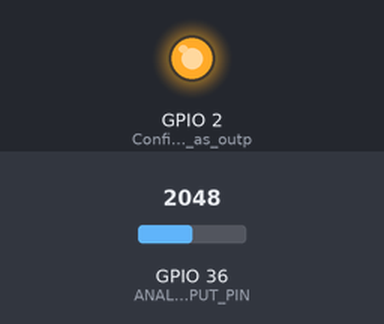
The program below on a simulated ESP32. Parts: output pins drawn as LEDs (lit = HIGH). The inputs (shaded band) are chosen by the test bench; at power-on: GPIO 36 (ANALOG_INPUT_PIN) = 2048. What the program prints to the serial monitor is not drawn.

Above: at 0.1 s.
Timing chart, 0 to 1.6 s (numbered marks = the images above):
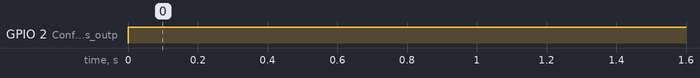

The program:

main.cpp
```cpp
#include <Arduino.h>
#if CONFIG_FREERTOS_UNICORE
#define TASK_RUNNING_CORE 0
#else
#define TASK_RUNNING_CORE 1
#endif

#define ANALOG_INPUT_PIN A0

#ifndef LED_BUILTIN
#define LED_BUILTIN 13  // Specify the pin for the LED
#endif

// Define two tasks for Blink & AnalogRead.
void TaskBlink(void *pvParameters);
void TaskAnalogRead(void *pvParameters);
TaskHandle_t analog_read_task_handle;  // Optional: Task handle to manipulate a task from elsewhere.

// The setup function runs once when you press reset or power on the board.
void setup() {
    // Initialize serial communication at 115200 bits per second:
    Serial.begin(115200);

    // Set up two tasks to run independently.
    uint32_t blink_delay = 1000;  // Delay for LED blinking (1 second)
    xTaskCreate(
        TaskBlink, "Task Blink",  // Task name for debugging
        2048,  // Stack size in bytes
        (void *)&blink_delay,  // Pass delay as parameter
        1,  // Priority
        NULL  // No task handle needed
    );

    // Create another task for analog reading
    xTaskCreatePinnedToCore(
        TaskAnalogRead, "Analog Read",  // Task name
        2048,  // Stack size
        NULL,  // No parameters to pass
        5,  // Higher priority for Analog Read
        &analog_read_task_handle,  // Store handle for later manipulation
        0  // Run on core 0
    );

    Serial.println("Basic Multi-Threading Example");
}

void loop() {
    if (analog_read_task_handle != NULL) {
        delay(5000);  // Let the task run for a while
        vTaskDelete(analog_read_task_handle);  // Delete the analog read task
        Serial.println("TaskAnalogRead Deleted");
        analog_read_task_handle = NULL;  // Prevent deletion of a non-existing task
    }
}

/*--------------------------------------------------*/
/*---------------------- Tasks ---------------------*/
/*--------------------------------------------------*/

// Task 1: Blink LED
void TaskBlink(void *pvParameters) {
    uint32_t blink_delay = *((uint32_t *)pvParameters);  // Get the delay from setup()
    pinMode(LED_BUILTIN, OUTPUT);  // Configure LED pin as output

    Serial.println("TaskBlink created");
    Serial.print("TaskBlink running on Core ");
    Serial.println(xPortGetCoreID());

    for (;;) {
        digitalWrite(LED_BUILTIN, HIGH);  // Turn LED on
        delay(blink_delay);
        digitalWrite(LED_BUILTIN, LOW);  // Turn LED off
        delay(blink_delay);
    }
}

// Task 2: Read Analog Input
void TaskAnalogRead(void *pvParameters) {
    (void)pvParameters;  // Unused parameter
    Serial.println("TaskAnalogRead created");

    if (digitalPinToAnalogChannel(ANALOG_INPUT_PIN) == -1) {
        Serial.printf("Invalid analog pin: %d. Task will terminate.\n", ANALOG_INPUT_PIN);
        vTaskDelete(NULL);
    }

    Serial.print("TaskAnalogRead running on Core ");
    Serial.println(xPortGetCoreID());

    for (;;) {
        int sensorValue = analogRead(ANALOG_INPUT_PIN);  // Read analog value
        Serial.printf("Analog Value: %d\n", sensorValue);
        delay(100);  // 100ms delay
    }
}
```

Measured:
- by itself, GPIO 2 (Configure_LED_pin_as_outp): LOW → HIGH at 0.00 s
